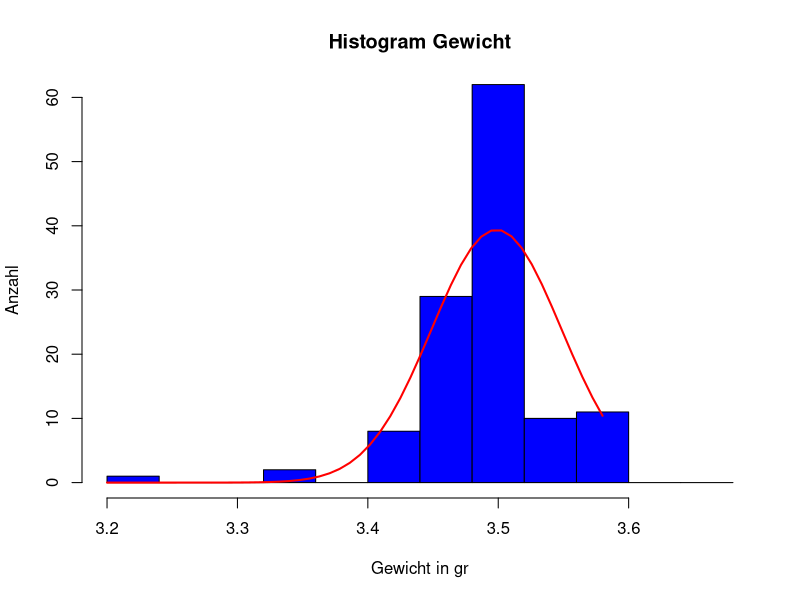
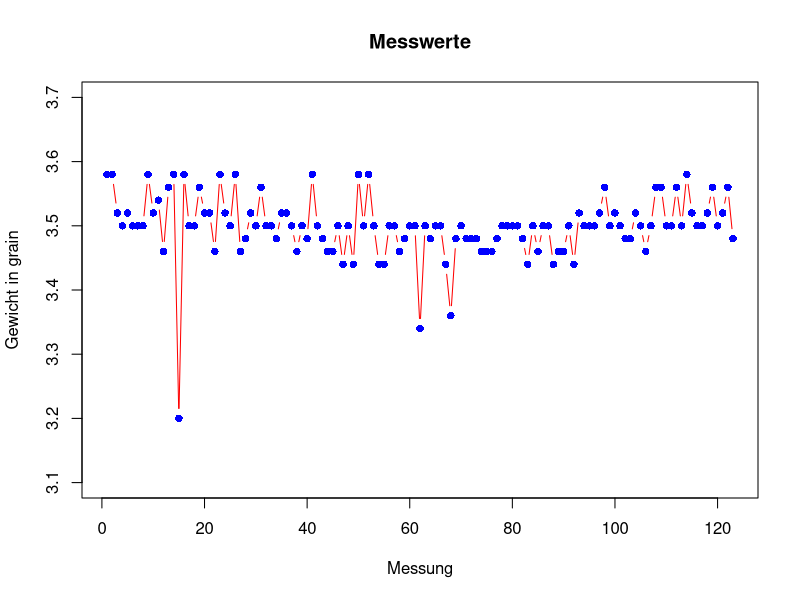
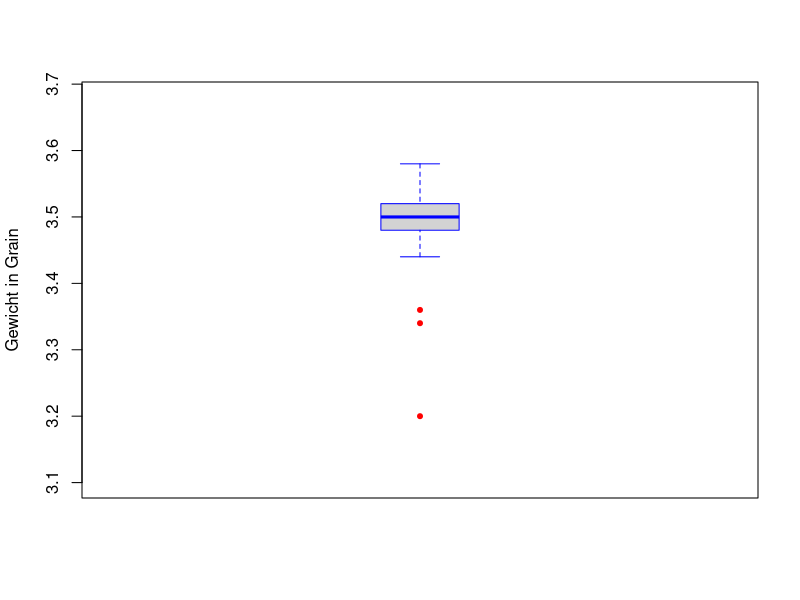
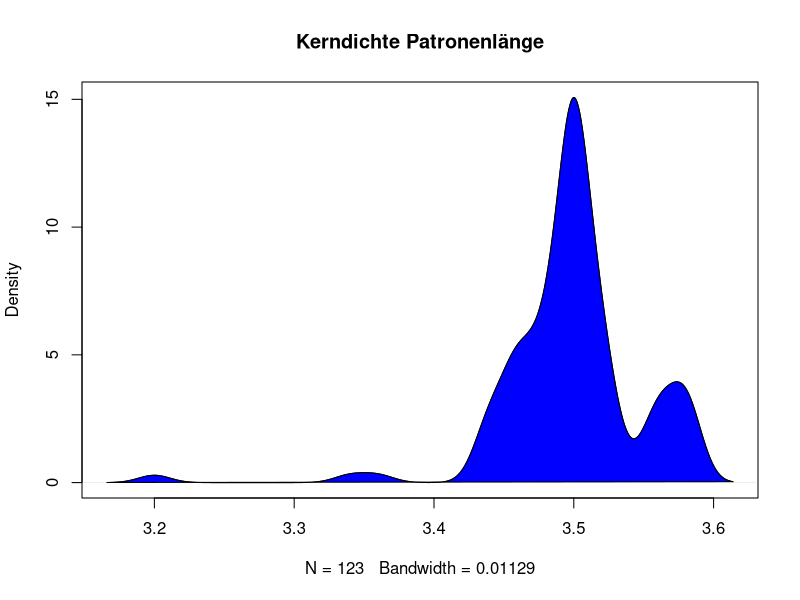

The R script that drew these images, in order:
## ---- chunk 1
library(ggplot2)
## ---- chunk 2
#Rohdaten
a = c(8,8,2,0,2,0,0,0,8,2,4,46,6,8,20,8,0,0,6,2,
    2,46,8,2,0,8,46,48,2,0,6,0,0,48,2,2,0,46,0,48,8,
    0,48,46,46,0,44,0,44,8,0,8,0,44,44,0,0,46,48,0,0,34,
    0,48,0,0,44,36,48,0,48,48,48,46,46,46,48,0,0,
    0,0,48,44,0,46,0,0,44,46,46,
    0,44,2,0,0,0,2,6,0,2,0,48,48,2,0,46,0,6,6,0,0,6,0,
    8,2,0,0,2,6,0,2,6,48)
for (i in 1:length(a)) {  if (a[i] > 10) {a[i] = a[i] + 300} else {a[i] = a[i] + 350  }}
a = a/100
valuesR = a
valuesB = valuesR #Keine Datenbereinigung, Bereinigte Daten = Rohdaten
dataB = data.frame(value = valuesB)
## ---- chunk 3
h = hist(valuesB, 
         breaks = seq(3.2, 3.7, 0.04), 
         col = "blue", 
         xlab = "Gewicht in gr", 
         ylab = "Anzahl", 
         ylim = c(0,60), 
         main = "Histogram Gewicht") 
xfit = seq(min(valuesB),max(valuesB),length = 50) 
yfit = dnorm(xfit,mean = mean(valuesB), sd = sd(valuesB)) 
yfit <- yfit*0.04*length(valuesB) 
lines(xfit, yfit, col = "red", lwd = 2)



## ---- chunk 4
plot(a, type = 'b', col = 'red', pch = 16, bg = 'blue', main = "Messwerte", xlab = "Messung", ylab = 'Gewicht in grain', ylim = c(3.1,3.7))
points(a, type = 'p', col = 'blue', pch = 16)


n = length(valuesB)
xd = mean(valuesB)
sd = sd(valuesB)
se = sd/sqrt(n) #Standardfehler des Mittelwertes
sep = se/xd * 100 #Standardfehler in Prozent
med = median(a)
sdmax = 2
ausreisser = c(subset(valuesB, valuesB > (xd + sd * sdmax)),
           subset(valuesB, valuesB < (xd - sd * sdmax)))
fn = length(ausreisser)
fz = ceiling(fn / n * 100)

vt = table(valuesB) #Datengruppierung
modal = names(vt[vt == max(vt)])


## ---- chunk 5
boxplot(valuesB, 
        boxwex = 0.25, 
        border = 'blue', 
        col = 'lightgray',
        title = 'Boxplot der Messwerte',
        ylab = 'Gewicht in Grain',
        ylim = c(min(valuesB - 0.1),max(valuesB + 0.1)),
        outcol = "red",
        outpch = 20
        )
## ---- chunk 6
sexd = sd/sqrt(n)
## ---- chunk 7
d <- density(valuesB,adjust = 1.1) # returns the density data 
plot(d,  main="Kerndichte Patronenlänge")
polygon(d, col="blue", border="black")
